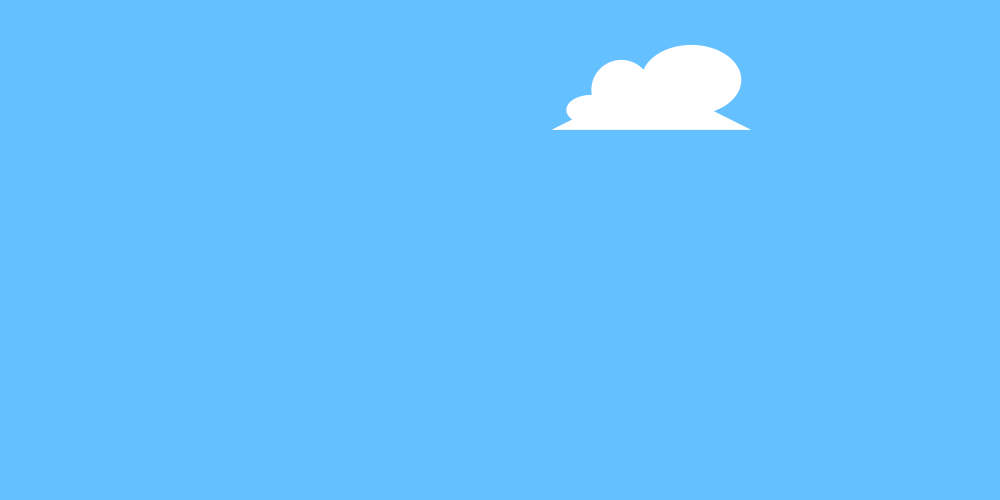
Frame 1 (no input)
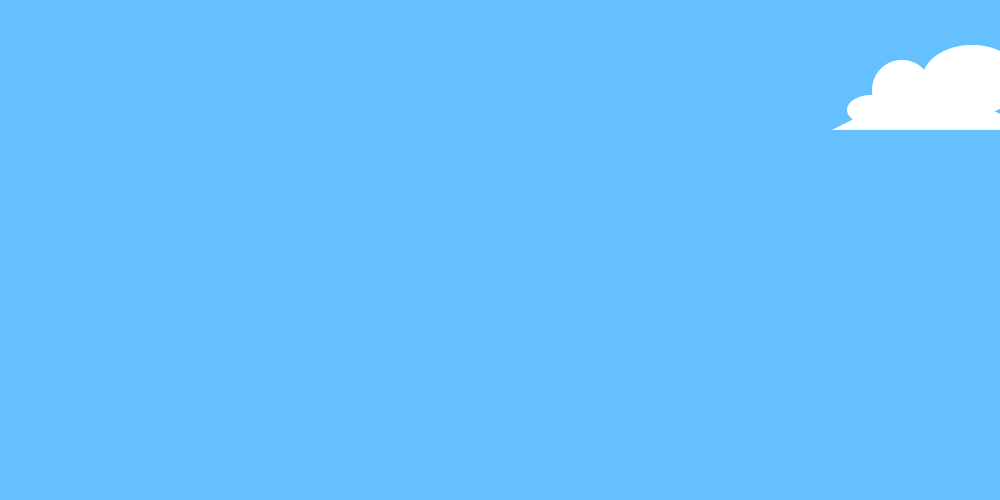
Frame 60 (the mouse pressed at the canvas centre just before this capture)
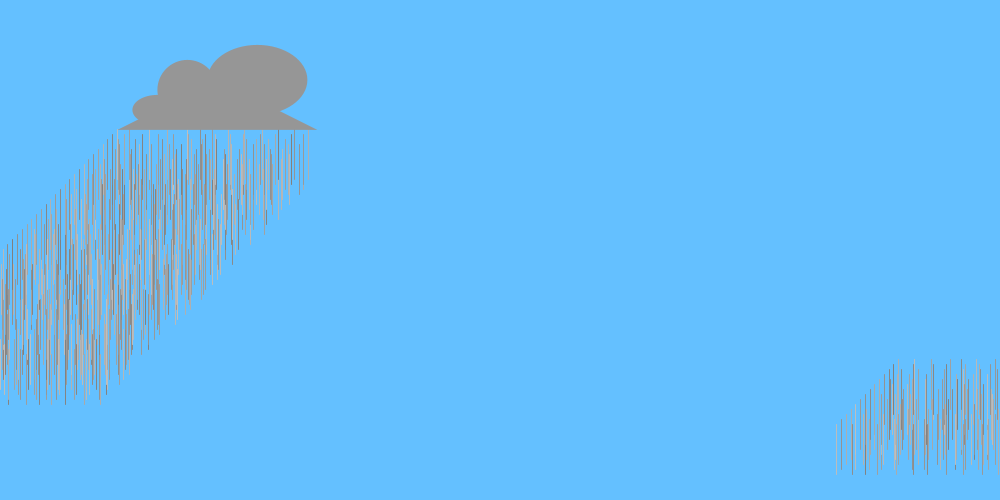
Frame 120 (the mouse held since frame 60 and released just before this capture)

The Processing sketch that drew these frames (run headless with seeded random() and noise(); from frame 60 on, the mouse is pressed at the canvas centre):

// Processing sketch: PWC13
// ── PWC13.pde
Cloud cloud;

void setup() {
  size(1000, 500);
  cloud = new Cloud(random(width), random(height), random(5));
}

void draw() {
  background(100, 192, 255);
  
  cloud.move();
  cloud.show();
}

void mousePressed(){
  cloud.toggleRainy();
}

void keyPressed(){
  cloud = new Cloud(random(width), random(height), random(5));
}

class Cloud {
  boolean rainy = false;
  float x, y, v;
  int rainIndex = 0;
  final int rainMax = 1000;
  Rain[] rain = new Rain[rainMax];

  Cloud(float cx, float cy, float cv) {
    x = cx;
    y = cy;
    v = cv;
    
    for(int i=0; i!=rainMax; ++i){
      rain[i] = new Rain(-10,0);
    }
  }

  void move() {
    x+=v;
    if (x>width || x < -200) {
      x = (x+width)%width;
    }


    if (rainy) {
      for (int i=0; i!=rainMax; ++i) {
        rain[i].fall();
      }

      for (int i=-100; i<100; i+=random(10, 20)) {
        rainIndex = (rainIndex+1)%rainMax;
        rain[rainIndex] = new Rain(x+i, y);
      }
    }
  }

  void show() {
    if (rainy) {
      fill(150);
      for(int i=0; i!=rainMax; ++i){
        rain[i].show();
      }
    } else {
      fill(255);
    }
    noStroke();

    triangle(x-100, y, x, y-50, x+100, y);
    ellipse(x+40, y-50, 100, 70);
    ellipse(x-30, y-40, 60, 60);
    ellipse(x-60, y-20, 50, 30);
  }
  
  void toggleRainy(){
    rainy = !rainy;
    for(int i=0; i!=rainMax; ++i){
      rain[i] = new Rain(-10,0);
    }
  }
}

class Rain {
  float x, y;
  color shade;

  Rain(float X, float Y) {
    x = X;
    y = Y;
    shade = color(random(128,192));
  }

  void fall() {
    y+=5;
  }
  
  void show(){
    stroke(shade);
    line(x,y,x,y+50);
  }
}
